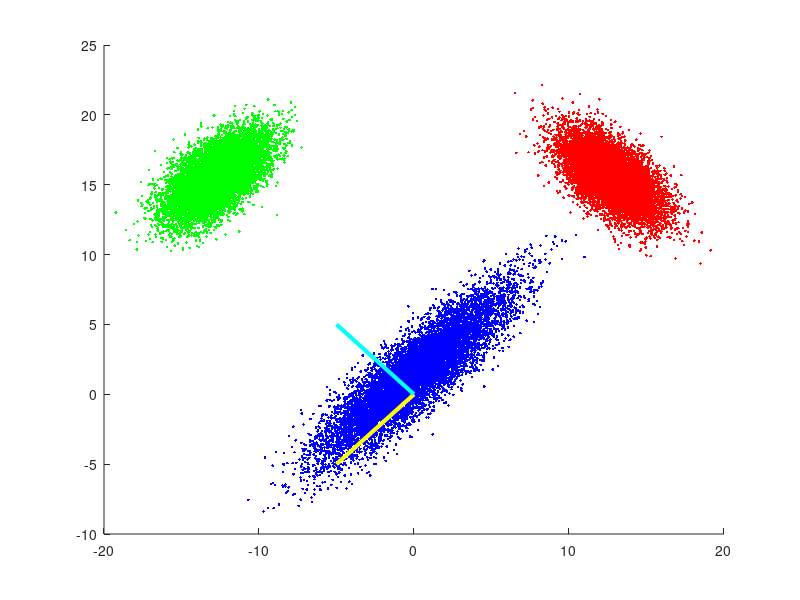

Source code (MATLAB):
%Michael Brunetti
%06-24-2015
%Linear Discriminant Analysis, many class example

clear;

%Define 3 classes of normally distributed random variables
x_1 = normrnd(1,4,1,10000);
y_1 = normrnd(1,1,1,10000);

x_2 = normrnd(20,1,1,10000);
y_2 = normrnd(2,2,1,10000);

x_3 = normrnd(2,2,1,10000);
y_3 = normrnd(20,1,1,10000);


rot_mat = [ cosd(45) sind(45); -sind(45) cosd(45) ];

%Rotate axes 45 degrees to make more interesting graphic
rot_1 = [x_1 ; y_1].' * rot_mat;
rot_2 = [x_2 ; y_2].' * rot_mat;
rot_3 = [x_3 ; y_3].' * rot_mat;

x_1 = rot_1(:,1);
y_1 = rot_1(:,2);

x_2 = rot_2(:,1);
y_2 = rot_2(:,2);

x_3 = rot_3(:,1);
y_3 = rot_3(:,2);

clf;  %clear figure window
hold on; %to plot data and principal components
plot(x_1,y_1,'b.',x_2,y_2,'r.',x_3,y_3,'g.') %scatter plot

mu = zeros(3,2);

%calculate mean vectors for each class
mu(1,:) = [ mean(x_1), mean(y_1) ];
mu(2,:) = [ mean(x_2), mean(y_2) ];
mu(3,:) = [ mean(x_3), mean(y_3) ];

mu_total = mean( mu ); %calculate mean across all classes

%define zero matricies to compute scatter
S_1 = zeros(2);
S_2 = zeros(2);
S_3 = zeros(2);

%compute within-class scatter for each class
for i = 1:1000
    S_1 = S_1 + ( [x_1(i), y_1(i)] - mu(1) ).' * ( [x_1(i), y_1(i)] - mu(1));
    S_2 = S_2 + ( [x_2(i), y_2(i)] - mu(2) ).' * ( [x_2(i), y_2(i)] - mu(2));
    S_3 = S_3 + ( [x_3(i), y_3(i)] - mu(3) ).' * ( [x_3(i), y_3(i)] - mu(3));
end

%add matricies to compute total within-class scatter
S_W = S_1 + S_2 + S_3;


S_B = zeros(2);

%calculate between-class scatter
for j = 1:3
    S_B = S_B + 10000 * (mu(j) - mu_total).' * (mu(j) - mu_total);
end

%solve generalized eigenvector problem for weight vectors
[W, lambda] = eig (S_W,S_B);

%enlarge weight vector to be visible on graph
W = W ./ abs(W) .* 5;

%plot weight vectors
plot([0,W(1,1)],[0,W(1,2)],'y','Linewidth',3);
plot([0,W(2,1)],[0,W(2,2)],'c','Linewidth',3);



